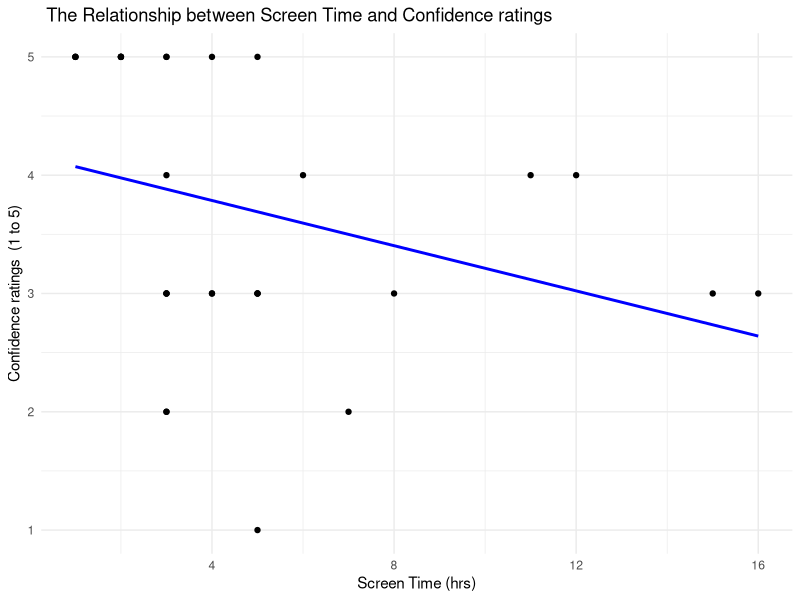
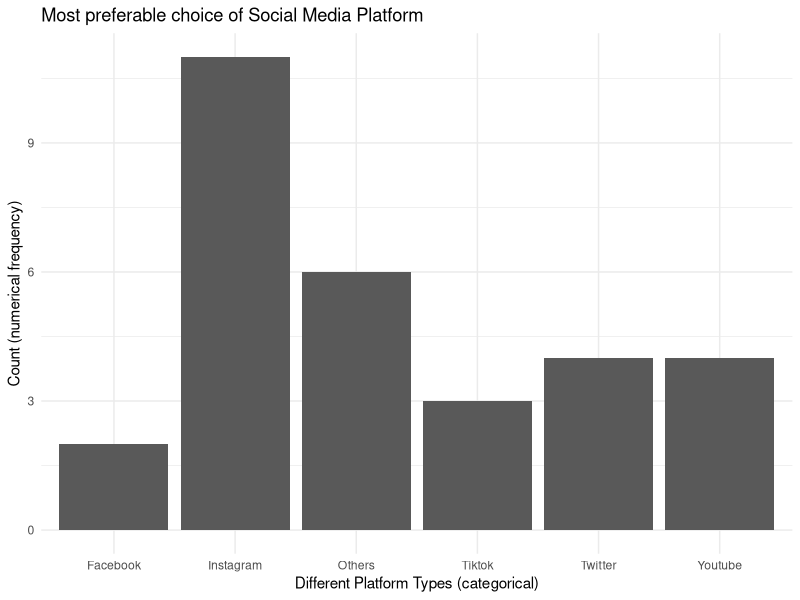
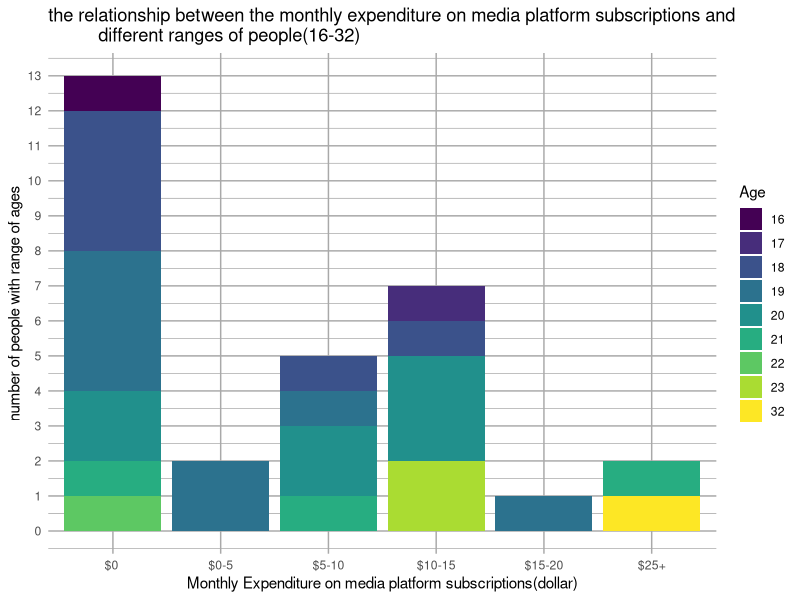
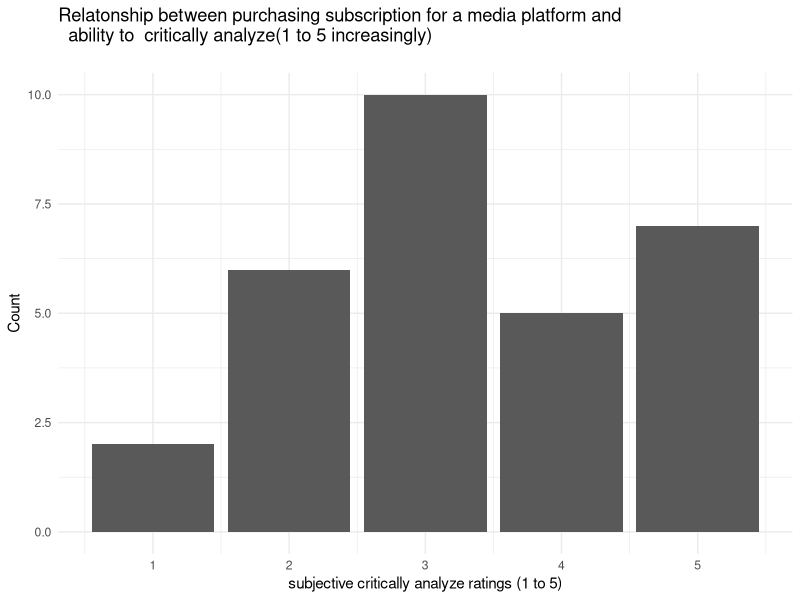
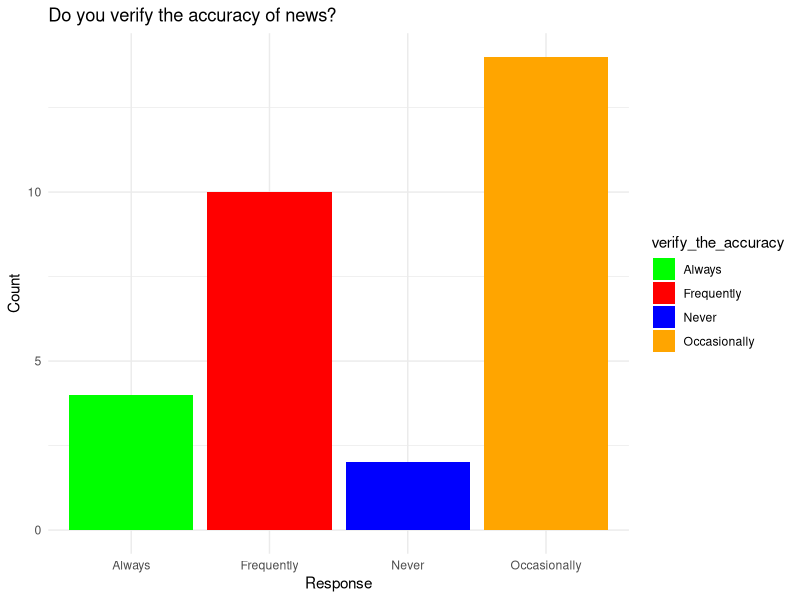
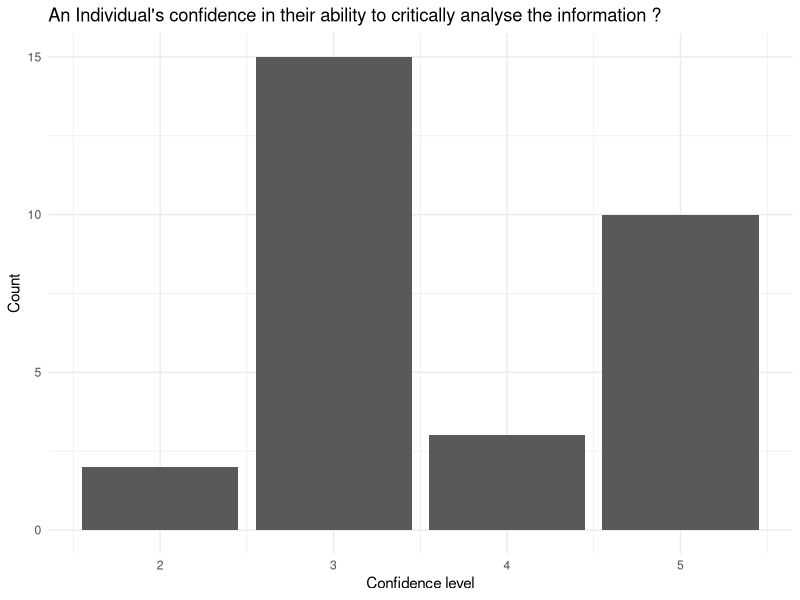

Here is the R script that generated these plots, in order:
## ---- chunk 1
data <- read.csv("Project2.csv") 
str(data)
library(ggplot2)
library(tidyverse)


## ---- chunk 2
knitr::opts_chunk$set(echo = TRUE)
## ---- chunk 3
#install.packages("tidyverse")
suppressPackageStartupMessages(library(tidyverse))
## ---- chunk 4
data <- read.csv("Project2.csv") 
plot <- ggplot(data, aes(x = time, y = confidence_in_distinguish)) +
  geom_point() +
  geom_smooth(method = "lm", se = FALSE, color = "blue") +
  theme_minimal() +
  labs(x = "Screen Time (hrs)", y = "Confidence ratings  (1 to 5)", title = " The Relationship between Screen Time and Confidence ratings ")
print(plot)
## ---- chunk 5
data <- read.csv("Project2.csv")

## ---- chunk 6
ggplot(data, aes(x = social_media)) + 
  geom_bar() +
  labs(title = "Most preferable choice of Social Media Platform", x = "Different Platform Types (categorical)", y = "Count (numerical frequency)") +
  theme_minimal()
## ---- chunk 7

library(tidyverse)

data <- read.csv("Project2.csv")

data$pay <- factor(data$pay, levels = c("$0 ", "$0-5", "$5-10", "$10-15", "$15-20", "$25+"), ordered = TRUE)

data$age <- factor(data$age, levels = sort(unique(data$age)), ordered = TRUE)

# Plot
ggplot(data, aes(x=pay, fill=age)) + 
  geom_bar() +
  ggtitle("the relationship between the monthly expenditure on media platform subscriptions and 
          different ranges of people(16-32)") +
  xlab("Monthly Expenditure on media platform subscriptions(dollar)") +
  ylab("number of people with range of ages") +
  labs(fill="Age") +
  scale_y_continuous(breaks = seq(0, max(table(data$pay)), by = 1)) + 
  theme_minimal() +
  theme(panel.grid.major = element_line(colour = "darkgray"), 
        panel.grid.minor = element_line(colour = "darkgray"))

## ---- chunk 8
data <- read.csv("Project2.csv")
library(dplyr)

results <- data %>%
  group_by(pay) %>%
  summarise(
    mean_age = mean(age),
    median_age = median(age)
  )

print(results)


## ---- chunk 9
ggplot(data, aes(x = critically_analyze)) + 
  geom_bar() +
  labs(title = "Relatonship between purchasing subscription for a media platform and 
  ability to  critically analyze(1 to 5 increasingly)
", x = "subjective critically analyze ratings (1 to 5)", y = "Count") +
  theme_minimal()
## ---- chunk 10
ggplot(data, aes(x = verify_the_accuracy, fill = verify_the_accuracy)) + 
  geom_bar() +
  labs(title = "Do you verify the accuracy of news?", x = "Response", y = "Count",) +
  theme_minimal()+
  scale_fill_manual(values = c("Frequently" = "red", "Occasionally" = "orange", "Always" = "green", "Never" = "blue"))
## ---- chunk 11
ggplot(data, aes(x = confident_in_information )) + 
  geom_bar() +
  labs(title = "An Individual's confidence in their ability to critically analyse the information ?", x = "Confidence level", y = "Count") +
  theme_minimal()

